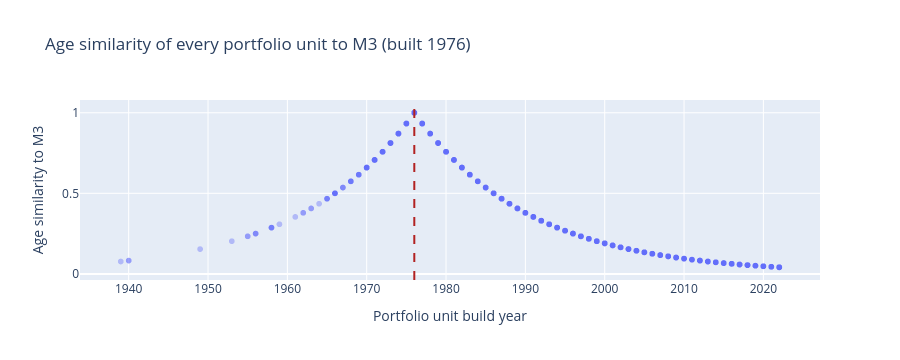

Write notebook code for a chart like this one.
### Markdown cell above
0.5 at one half-life, 0.25 at two, and the same for -10 as for +10: direction doesn't matter. Applied to the gap
between M3 (1976) and every portfolio unit:

### Code cell
m3_age = age_similarity(m3, portfolio)
print(f"{len(m3_age):,} scores, one per portfolio unit; {m3_age.isna().sum()} are NaN "
      "(units with no usable build year)")

fig = px.scatter(x=portfolio["build_year"], y=m3_age, height=360, opacity=0.4,
                 title="Age similarity of every portfolio unit to M3 (built 1976)",
                 labels={"x": "Portfolio unit build year", "y": "Age similarity to M3"})
fig.add_vline(x=1976, line_dash="dash", line_color="firebrick")
fig.show()

### Figure 1 — Plotly figure (JSON) as saved in the notebook; plotly's stock layout.template omitted (floating-point values rounded to 4 significant figures; data arrays with more than 128 entries replaced by an {"elided": "..."} marker saying what was removed)
{"data": [{"hovertemplate": "Portfolio unit build year=%{x}<br>Age similarity to M3=%{y}<extra></extra>", "legendgroup": "", "marker": {"color": "#636efa", "opacity": 0.4, "symbol": "circle"}, "mode": "markers", "name": "", "showlegend": false, "type": "scattergl", "x": {"elided": "1250 float values"}, "xaxis": "x", "y": {"elided": "1250 float values"}, "yaxis": "y"}], "layout": {"height": 360, "legend": {"tracegroupgap": 0}, "shapes": [{"line": {"color": "firebrick", "dash": "dash"}, "type": "line", "x0": 1976, "x1": 1976, "xref": "x", "y0": 0, "y1": 1, "yref": "y domain"}], "title": {"text": "Age similarity of every portfolio unit to M3 (built 1976)"}, "xaxis": {"anchor": "y", "domain": [0.0, 1.0], "title": {"text": "Portfolio unit build year"}}, "yaxis": {"anchor": "x", "domain": [0.0, 1.0], "title": {"text": "Age similarity to M3"}}}}
